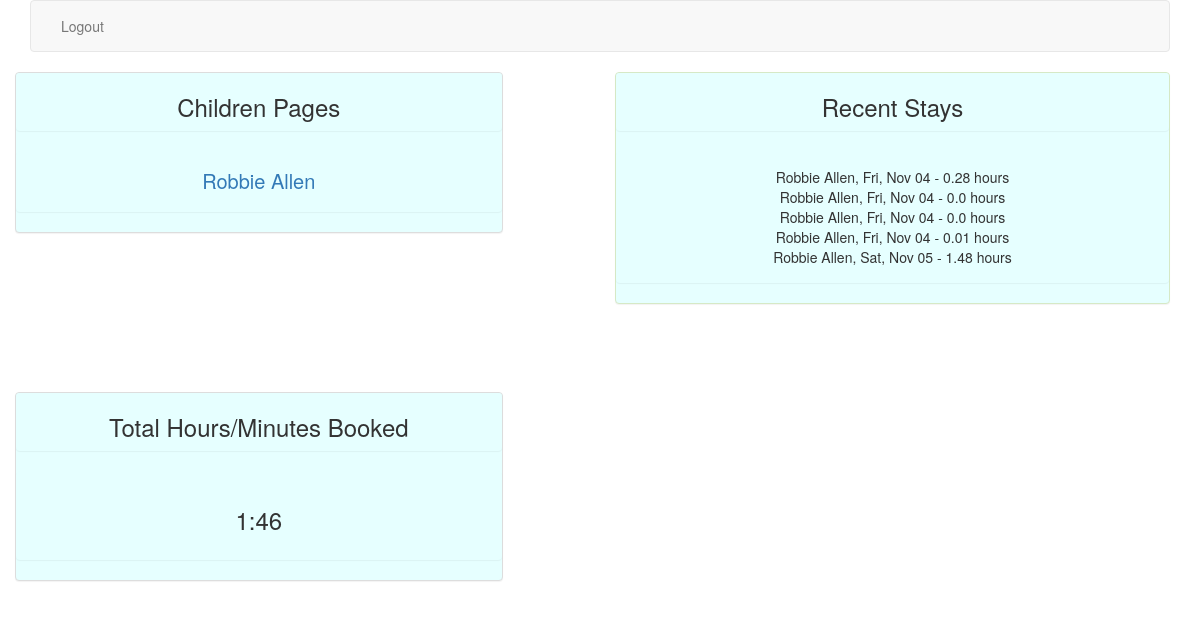
The page /accounts/profile/ (signed in) on the database as committed earlier.
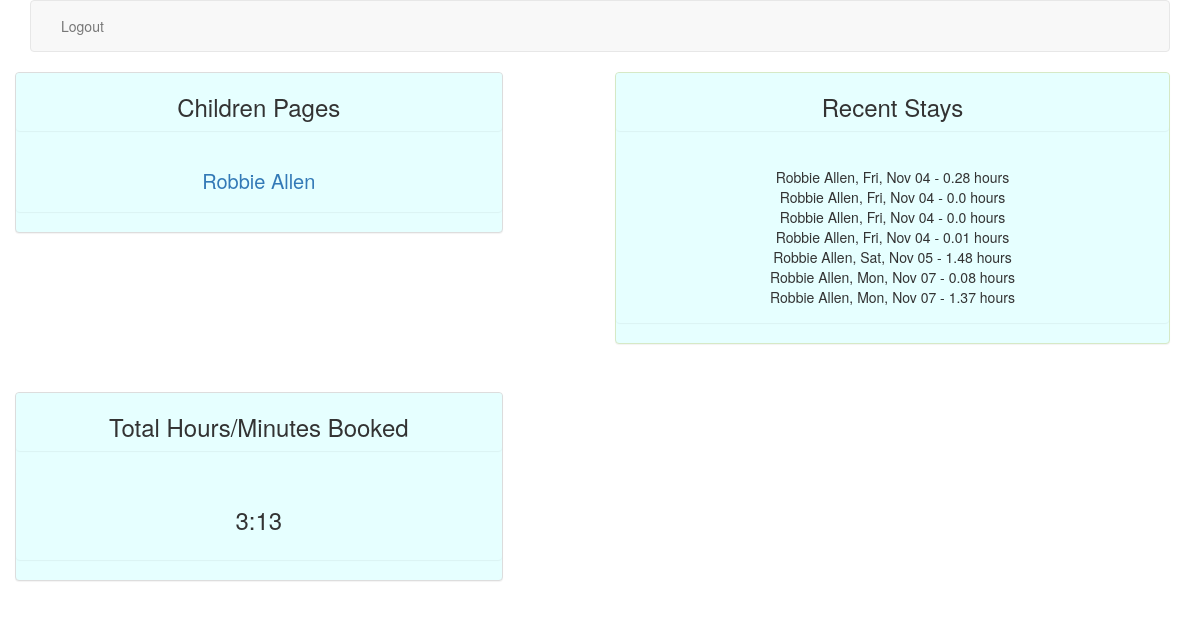
The same page on the database as committed later.
### timer/models.py (models this page shows, shortened)
class Child(models.Model):
    parent = models.ForeignKey(Profile)
    first_name = models.CharField(max_length=40)
    last_name = models.CharField(max_length=40)
    code = models.IntegerField()
    def __str__(self):
        return self.first_name + " " + self.last_name

class Stay(models.Model):
    child = models.ForeignKey(Child)
    in_time = models.DateTimeField(auto_now_add=True)
    out_time = models.DateTimeField(auto_now=True)
    active = models.BooleanField(default=True)
    notes = models.TextField(null=True, blank=True)
    @property
    def time_dif(self):
        return self.out_time - self.in_time
    def day(self):
        return self.in_time.strftime('%a, %b %d')
    def str_dif(self):
        seconds = self.time_dif.total_seconds()
        hours = seconds/3600
        return round(hours, 2)

### timer/views.py (the view)
# urls.py: url(r'^accounts/profile/$', ProfileView.as_view(), name="profile_view"),
class ProfileView(TemplateView):
    template_name = "profile.html"
    model = Profile
    def get_context_data(self):
        context = super().get_context_data()
        active_parent = Profile.objects.get(user=self.request.user)
        kids = Child.objects.filter(parent=active_parent)
        find = []
        for child in kids:
            find.append(child.stay_set.all())
        total = 0
        for kid in find:
            for stay in kid:
                total += float(stay.str_dif())
        total_floor = int(total)
        minutes = int((total - total_floor) * 60)
        context['minutes'] = minutes
        context['total'] = total_floor
        context['find'] = find
        context['kids'] = kids
        context['active'] = active_parent
        return context

### templates/profile.html (shortened to what this page needs)
{% extends 'base.html' %}
{% block content %}
<nav class="navbar navbar-default">
  <div class="container-fluid">
    <div class="nav navbar-nav">
      <li><a href="{% url 'logout' %}">Logout</a></li>
    </div>
  </div>
</nav>
<div class="row">
  <div class="col-md-5">
    <div class="row kidslist">
      <div class="panel panel-default">
        <div class="panel panel-header">
          <h3>Children Pages</h3>
        </div>
          <div class="panel panel-body">
            {% for x in kids %}
            <a href="{% url 'child_detail_view' x.id x.code %}">{{ x }}</a><br>
            {% endfor %}
          </div>
      </div>
    </div>
    <div class="row">
      <div class="panel panel-default">
        <div class="panel panel-header">
          <h3>Total Hours/Minutes Booked</h3></div>
          <div class="panel panel-body">
            <h3>{{ total }}:{{ minutes }}</h3>
        </div>
      </div>
    </div>
  </div>
  <div class="col-md-1"></div>
  <div class="col-md-6">
    <div class="panel panel-success">
      <div class="panel panel-header">
        <h3>Recent Stays</h3>
      </div>
      <div class="panel panel-body">
        {% for x in find %}
        {% for stay in x %}
        {{ stay.child }}, {{ stay.day }}  -  {{ stay.str_dif }} hours <br>
        {% endfor %}
        {% endfor %}
      </div>
    </div>
  </div>
</div>
{% endblock %}

### templates/base.html (shortened to what this page needs)
{% load staticfiles %}
<!DOCTYPE html>
<html>
  <head>
    <link rel="stylesheet" href="{% static 'css/bootstrap.css' %}" media="screen" title="no title">
     <link rel="stylesheet" type="text/css" href="{% static 'css/base.css' %}" />
  </head>
  <body>
    <div class="container">
      {% block content %}
      {% endblock %}
    </div>
  </body>
</html>

### timer/static/css/base.css (style rules this page uses)
.kidslist { height: 40vh; font-size: 20px; }
.panel { background-color: #e6ffff; text-align: center; }

Rows that differ between the two databases and show on the page:
added Stay: child "Robbie Allen", day "Mon, Nov 07", str_dif "0.08"
added Stay: child "Robbie Allen", day "Mon, Nov 07", str_dif "1.37"
Other text that changed with them:
{{ total }}: "1" → "3"
{{ minutes }}: "46" → "13"
